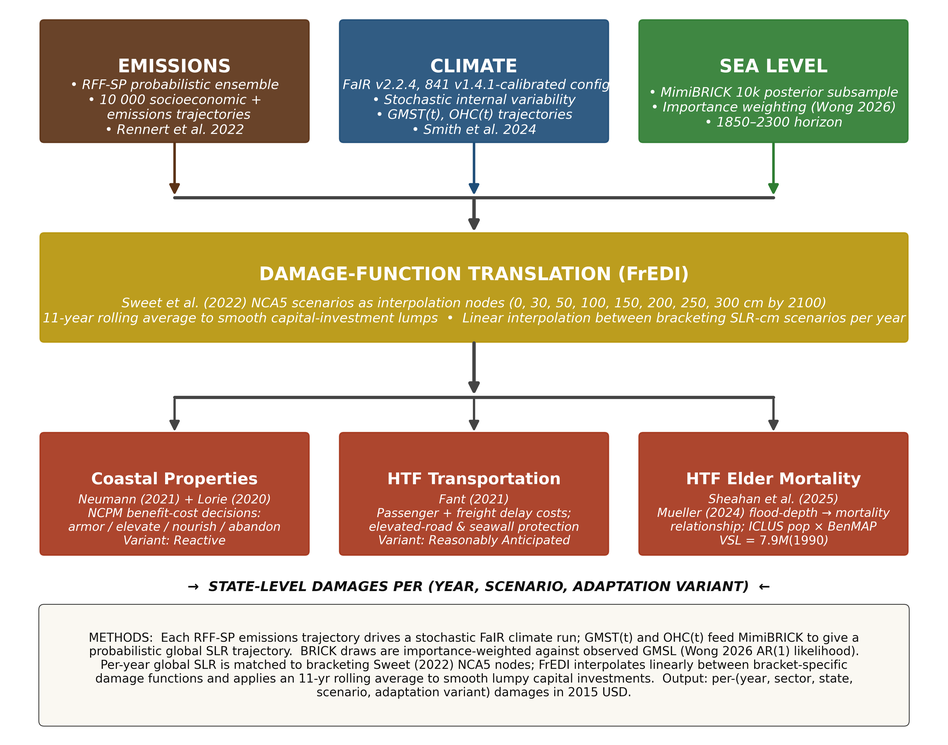
#> input picture outputs/poster/pipeline_stages.png, 948 x 745 px, shrunk from 3462 x 2720 before the run; the run also reads 2 pictures not shown here
$ python layout_mockup.py
#> lines starting #> are read from the running program, lines starting #| are printed output that depends on the picture
"""
layout_mockup.py
================

Builds half-scale wireframe mockups of the AGU Chapman SLR poster, composing
the real panel PNGs into the planned grid so the layout can be reviewed as a
whole. The mockup is a review aid; IEc produces the final print-ready poster.

Two sizes are emitted:
  outputs/poster/layout_mockup.{png,pdf}        — 46" wide × 46" high (square)
  outputs/poster/layout_mockup_42in.{png,pdf}   — 46" wide × 42" high
      (height cap for some print-on-demand sites; shorter title band, panel
       block reflowed proportionally to fit.)

Panel D carries a small inset showing the TOTAL pulse-SLR response trajectory
(cm per GtCO₂, median + 5–95% band, x starting at the 2030 pulse year), built
by pulse_slr_response_inset.py, overlaid on the pulse-SLR H-S decomposition.

Panels with no image yet fall back to a labeled placeholder box.
"""
from pathlib import Path
import textwrap
import matplotlib
matplotlib.use("Agg")
import matplotlib.pyplot as plt
from matplotlib.patches import Rectangle, FancyBboxPatch
import matplotlib.image as mpimg

# Embed fonts as TrueType (type 42) in PDF/PS output so a print service can't
# substitute glyphs — required for a press-ready PDF.
matplotlib.rcParams["pdf.fonttype"] = 42
matplotlib.rcParams["ps.fonttype"] = 42

ROOT = Path(__file__).resolve().parents[3]
OUT = ROOT / "outputs" / "poster"
OUT.mkdir(parents=True, exist_ok=True)

# Font/linewidth scale. The review wireframe renders the 46"-wide poster at a
# half-scale figure (figsize=23), so a point size P appears at 2P relative to
# the poster. The print master renders at TRUE size (figsize=46), so the SAME
# point size appears half as large. _FONT_SCALE compensates: build() sets it to
# 2.0 in print_mode and 1.0 for review, and every literal font size / linewidth
# is routed through _f(). Result: the print master is a faithful 2× of the
# approved review (identical geometry + text wrapping, physically 2× larger).
_FONT_SCALE = 1.0


def _f(pts):
    """Scale a point size (or linewidth) by the active _FONT_SCALE."""
    return pts * _FONT_SCALE

# Panel inventory — image path (or None for text-box placeholder).
PANELS = {
    "pipeline":              ROOT / "outputs/poster/pipeline_stages.png",
    "slr_band":              ROOT / "outputs/poster/slr_band.png",
    # Group-Sobol H-S decomposition (normalized; emissions/climate/BRICK/
    # interactions/tipping/internal), the canonical Panels C & D (replaced the
    # old TreeSHAP-era hawkins_sutton_slr_4way composites).
    "hs_decomp":             ROOT / "outputs/poster/C_total_slr_hawkins_sutton.png",
    "pulse_response":        ROOT / "outputs/poster/D_pulse_slr_hawkins_sutton.png",
    # Total pulse-SLR response trajectory (cm/GtCO₂), overlaid as a Panel-D inset.
    "pulse_inset":           ROOT / "outputs/poster/E_pulse_slr_response_inset.png",
    "sweet_scenarios":       ROOT / "outputs/poster/sweet_scenarios.png",
    "lorie_panel":           ROOT / "outputs/poster/lorie_panel.png",
    "coastal_map":           ROOT / "outputs/plots/fredi_state_damages_2100.png",
    "sheahan_table":         ROOT / "outputs/poster/sheahan_table.png",
    "htf_table":             ROOT / "outputs/poster/htf_transport_table.png",
}

EDGE = "#1F4E79"

# Native (46"-tall) vertical layout anchors. The 42" build reflows the panel
# block through Y()/Hs() below; x-coordinates and widths are identical in both.
NATIVE_H = 46.0
TOP_MARGIN = 0.5          # gap between header band and top border
GAP_BELOW_HEADER = 0.5    # gap between header band and the top panel row
PANEL_BOT = 0.5           # bottom of the lowest panel row
NATIVE_TITLE_H = 5.0
# Native panel block spans [PANEL_BOT, NATIVE_PANEL_TOP].
NATIVE_PANEL_TOP = NATIVE_H - TOP_MARGIN - NATIVE_TITLE_H - GAP_BELOW_HEADER  # = 40.0
NATIVE_SPAN = NATIVE_PANEL_TOP - PANEL_BOT                                    # = 39.5


def draw_panel(ax, x, y, w, h, label, image_path=None, placeholder_text=None,
               caption=None, label_font=8, caption_font=7,
               caption_wrap=None):
    """Render a labeled panel with image thumbnail or placeholder text.

    Coordinates: natural orientation. (x, y) is the BOTTOM-LEFT corner of
    the panel; w extends right, h extends up. Optional `caption_wrap` (int)
    wraps the caption text to that column width (chars).  If `caption_wrap`
    is omitted, the caption auto-fills the panel width using an approximate
    char-width-per-inch heuristic.

    Returns (img_x, img_y, img_w, img_h): the image sub-rectangle, so callers
    can overlay an inset.
    """
#> called with x = 0.5, y = 24, w = 13, h = 16, label = 'A. PIPELINE', label_font = 8, caption_font = 7
    rect = Rectangle((x, y), w, h, linewidth=_f(1.5),
                     edgecolor=EDGE, facecolor="#F8F8F8", zorder=1)
    ax.add_patch(rect)

    # Panel label (top)
    ax.text(x + 0.3, y + h - 0.3, label, fontsize=_f(label_font), fontweight="bold",
            color=EDGE, va="top", ha="left", zorder=5)

    # Caption (bottom) — wrap to fill the panel width at the caption font.
    cap_room = 0.0
    if caption is not None:
        if caption_wrap is None:
            # ~8.6 chars/inch of panel width: tuned so single-clause caption
            # lines (e.g. Panel F "Right: …", Panel G final sentence) fill the
            # box rather than wrapping early. Bumped from 7.5 (2026-05-30).
            caption_wrap = max(20, int((w - 0.3) * 8.6))
        paras = caption.split("\n") if "\n" in caption else [caption]
        cap_txt = "\n".join(textwrap.fill(p, width=caption_wrap) for p in paras)
        n_lines = cap_txt.count("\n") + 1
        cap_room = 0.45 + 0.16 * n_lines
        ax.text(x + w / 2, y + 0.18, cap_txt,
                ha="center", va="bottom", fontsize=_f(caption_font),
                color="#444", style="italic", zorder=5)

    label_room = 0.7

    img_x = x + 0.3
    img_w = w - 0.6
    img_y = y + cap_room
    img_h = h - cap_room - label_room

    # Image
    if image_path is not None and image_path.exists():
        try:
            img = mpimg.imread(image_path)
#> img is the input picture: shape (745, 948, 4) float32; mean R, G, B, A 0.805, 0.748, 0.66, 1
            ax.imshow(img, extent=[img_x, img_x + img_w, img_y, img_y + img_h],
                      aspect="auto", zorder=3, origin="upper")
        except Exception as e:
            ax.text(x + w / 2, y + h / 2, f"[image: {image_path.name}]\n{e}",
                    ha="center", va="center", fontsize=_f(7), color="#888")

    # Placeholder text instead of image
    if placeholder_text is not None:
        bg = FancyBboxPatch((x + 0.4, y + max(cap_room, 0.2)),
                            w - 0.8, h - max(cap_room, 0.2) - label_room,
                            boxstyle="round,pad=0.05,rounding_size=0.05",
                            facecolor="#FFFEF0", edgecolor="#CCCCCC",
                            linewidth=_f(0.6), zorder=3)
        ax.add_patch(bg)
        ax.text(x + w / 2,
                y + (h - cap_room - label_room) / 2 + cap_room,
                placeholder_text,
                ha="center", va="center", fontsize=_f(9), color="#444",
                style="italic", zorder=4, wrap=True)

    return img_x, img_y, img_w, img_h


# [23 lines left out: function overlay_inset, not called in this run]


def build(total_h, title_h, out_stem, wireframe_label, compact_header=False,
          print_mode=False):
    """Render one poster mockup at the given height. Width is always 46".

    print_mode=True produces a press-ready master rather than a review
    wireframe: the figure is rendered at TRUE full size (46 × total_h inches)
    so the exported PDF measures exactly that on paper; the axes fill the whole
    canvas (no surrounding whitespace, no bbox_inches="tight" which would change
    the trim size); the "WIREFRAME … draft" banner is suppressed; PNG is 300 DPI.
    """
    # Print master renders at true size (figsize 46), so point sizes appear
    # half as large as in the half-scale review (figsize 23). Scale fonts ×2 so
    # the print master is a faithful 2× of the approved review.
    global _FONT_SCALE
    _FONT_SCALE = 2.0 if print_mode else 1.0

    # Vertical reflow: map native panel-block y -> this build's y.
    panel_top = total_h - TOP_MARGIN - title_h - GAP_BELOW_HEADER
    scale_y = (panel_top - PANEL_BOT) / NATIVE_SPAN

    def Y(y):
        return PANEL_BOT + (y - PANEL_BOT) * scale_y

    def Hs(h):
        return h * scale_y

    if print_mode:
        # Full physical size; axes span the entire figure so output trim = 46×H".
        fig = plt.figure(figsize=(46.0, total_h))
        ax = fig.add_axes([0, 0, 1, 1])
    else:
        fig, ax = plt.subplots(figsize=(23, total_h / 2.0))  # half-scale review
    ax.set_xlim(0, 46)
    ax.set_ylim(0, total_h)
    ax.set_aspect("equal")
    ax.axis("off")

    ax.add_patch(Rectangle((0, 0), 46, total_h, fill=False, edgecolor=EDGE,
                           linewidth=_f(2.0)))

    # ============================================================== HEADER
    tx, tw = 0.5, 45
    ty = total_h - TOP_MARGIN - title_h
    th = title_h
    ax.add_patch(Rectangle((tx, ty), tw, th, linewidth=_f(1.5),
                           edgecolor=EDGE, facecolor="#F8F8F8", zorder=1))
    if compact_header:
        # Shorter band: title + subtitle on tighter lines, authors+affil merged,
        # smaller fonts. Designed to fit ~2.8" while staying legible at print.
        fs_title, fs_sub, fs_auth, fs_fine = _f(17), _f(12), _f(9.5), _f(7.5)
        ax.text(tx + tw / 2, ty + th - 0.55, "Some Assembly Required:",
                ha="center", va="top", fontsize=fs_title, fontweight="bold",
                color=EDGE, zorder=5)
        ax.text(tx + tw / 2, ty + th - 1.45,
                "Simplified Damage Functions for Probabilistic Coastal Impact Estimation Using FrEDI",
                ha="center", va="top", fontsize=fs_sub, fontweight="bold",
                color=EDGE, zorder=5)
        ax.text(tx + tw / 2, ty + th - 2.25,
                "Marcus C. Sarofim¹  •  James E. Neumann²  •  Megan B. Sheahan²    "
                "(¹NYU Marron Institute  •  ²Industrial Economics, Inc.)",
                ha="center", va="top", fontsize=fs_auth, color="#333", zorder=5)
        ax.text(tx + 0.4, ty + 0.22, "Funding: Wellcome Trust 227149/Z/23/Z",
                ha="left", va="bottom", fontsize=fs_fine, color="#666", zorder=5)
        ax.text(tx + tw - 0.4, ty + 0.62,
                "Code: github.com/msarofim/SLR-RFF-BRICK  ·  Data: doi.org/10.5281/zenodo.20451296",
                ha="right", va="bottom", fontsize=fs_fine, color="#666", zorder=5)
        ax.text(tx + tw - 0.4, ty + 0.22,
                "Read more:  thesaraphreport.substack.com",
                ha="right", va="bottom", fontsize=fs_fine, color="#666", zorder=5)
    else:
        ax.text(tx + tw / 2, ty + th - 0.75, "Some Assembly Required:",
                ha="center", va="top", fontsize=_f(19), fontweight="bold",
                color=EDGE, zorder=5)
        ax.text(tx + tw / 2, ty + th - 1.9,
                "Simplified Damage Functions for Probabilistic Coastal Impact Estimation Using FrEDI",
                ha="center", va="top", fontsize=_f(15), fontweight="bold",
                color=EDGE, zorder=5)
        ax.text(tx + tw / 2, ty + th - 3.1,
                "Marcus C. Sarofim¹    •    James E. Neumann²    •    Megan B. Sheahan²",
                ha="center", va="top", fontsize=_f(11), color="#333", zorder=5)
        ax.text(tx + tw / 2, ty + th - 3.95,
                "¹NYU Marron Institute of Urban Management    •    ²Industrial Economics, Inc.",
                ha="center", va="top", fontsize=_f(9.5), style="italic", color="#555", zorder=5)
        ax.text(tx + 0.4, ty + 0.28, "Funding: Wellcome Trust 227149/Z/23/Z",
                ha="left", va="bottom", fontsize=_f(8), color="#666", zorder=5)
        ax.text(tx + tw - 0.4, ty + 0.85,
                "Code: github.com/msarofim/SLR-RFF-BRICK  ·  Data: doi.org/10.5281/zenodo.20451296",
                ha="right", va="bottom", fontsize=_f(8), color="#666", zorder=5)
        ax.text(tx + tw - 0.4, ty + 0.28,
                "Read more:  thesaraphreport.substack.com",
                ha="right", va="bottom", fontsize=_f(8), color="#666", zorder=5)

    # ============================================================== UPPER ROW
    # A. Pipeline — tall left column. NO caption: the pipeline graphic
    # itself carries the methods description band along its bottom.
    draw_panel(ax, 0.5, Y(24), 13, Hs(16),
               label="A. PIPELINE",
               image_path=PANELS["pipeline"])

    # B. SLR band — upper middle.
    draw_panel(ax, 14, Y(32.5), 16, Hs(7.5),
               label="B. PROBABILISTIC SLR",
               image_path=PANELS["slr_band"],
               caption="RFF-SP baseline ensemble (N=10,000 LHS), importance-weighted percentiles, 2020–2150.\n"
                       "For reference, IPCC AR6 SSP2-4.5 and SSP3-7.0 median GMSL at 2100 (Table 9.9, rebaselined to NOAA STAR rel 2000) are shown as diamond markers.  RFF-SP median emissions lie somewhere between SSP2-4.5 and SSP3-7.0.")
#> call 2 of draw_panel, with x = 14, y = 32.5, w = 16, h = 7.5, label = 'B. PROBABILISTIC SLR', label_font = 8, caption_font = 7
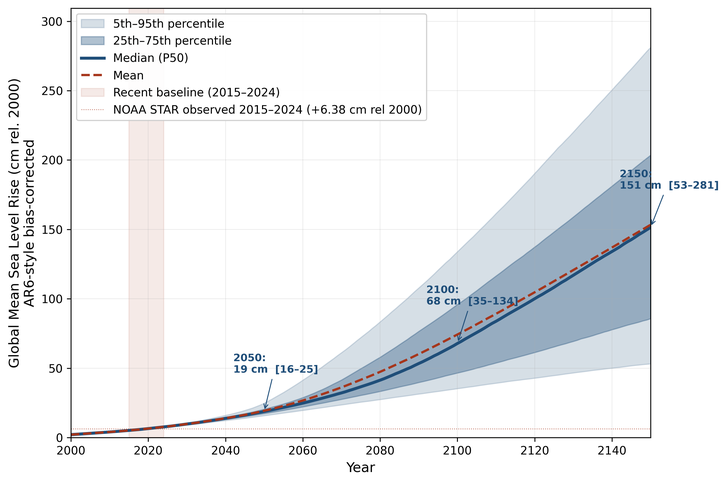
#> input picture outputs/poster/slr_band.png, 727 x 483 px, shrunk from 2655 x 1764 before the run
#> in draw_panel, img is the input picture: shape (483, 727, 4) float32; mean R, G, B, A 0.926, 0.933, 0.942, 1

    # C. Total-SLR decomposition — upper right.
    draw_panel(ax, 30.5, Y(32.5), 15, Hs(7.5),
               label="C. TOTAL SLR — sources of uncertainty",
               image_path=PANELS["hs_decomp"],
               caption="Hawkins-Sutton 4-way decomposition of total-SLR variance, importance-weighted factorial design over 400 RFF-SP emissions paths, 15 climate calibrations per path, 3 FaIR stochastic seeds, and 3 BRICK posterior samples (N=54,000).  Stacked variance fractions over 2020–2150.\n"
                       "Conceptual companion to Darnell et al. 2025 (Nat Clim Change), who decompose total-SLR uncertainty across emissions vs geophysical sources at the multi-century horizon.")
#> call 3 of draw_panel, with x = 30.5, y = 32.5, w = 15, h = 7.5, label = 'C. TOTAL SLR — sources of uncertainty', label_font = 8, caption_font = 7
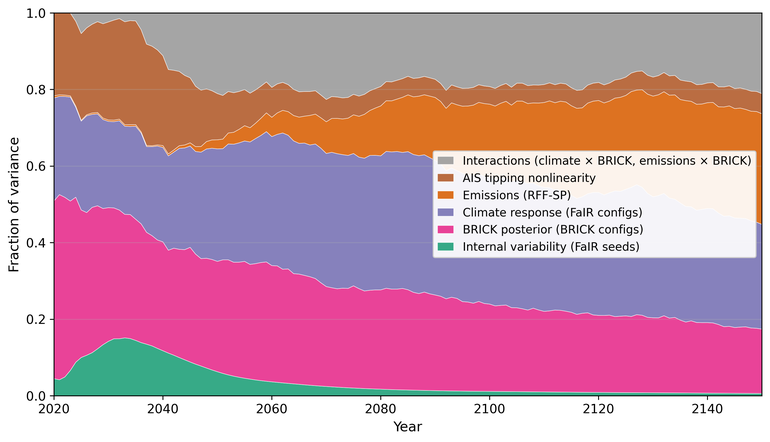
#> input picture outputs/poster/C_total_slr_hawkins_sutton.png, 770 x 442 px, shrunk from 2814 x 1613 before the run
#> in draw_panel, img is the input picture: shape (442, 770, 4) float32; mean R, G, B, A 0.775, 0.601, 0.671, 1

    # D. Pulse SLR — side-by-side: total-response trajectory (left) + H-S
    # decomposition (right). Side-by-side (not an inset) so the H-S legend is
    # never occluded. The two sub-panels split the 15-wide D slot.
    draw_panel(ax, 30.5, Y(24), 7.2, Hs(8),
               label="D. PULSE SLR RESPONSE",
               image_path=PANELS["pulse_inset"],
               caption="Total pulse-marginal SLR — median + 5–95% band, ΔSLR per GtCO₂, from the 0.01-GtC small-pulse arm (SC-GHG-relevant linear regime, pulse-size invariant). No ensemble mean (corrupted by a few AIS-tipped draws).")
#> call 4 of draw_panel, with x = 30.5, y = 24, w = 7.2, h = 8, label = 'D. PULSE SLR RESPONSE', label_font = 8, caption_font = 7
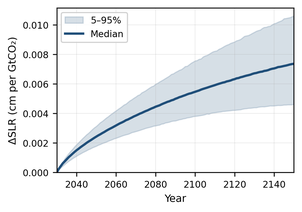
#> input picture outputs/poster/E_pulse_slr_response_inset.png, 302 x 212 px, shrunk from 1104 x 776 before the run
#> in draw_panel, img is the input picture: shape (212, 302, 4) float32; mean R, G, B, A 0.93, 0.938, 0.944, 1
    draw_panel(ax, 38.3, Y(24), 7.2, Hs(8),
               label="D′. PULSE SLR — sources of uncertainty",
               image_path=PANELS["pulse_response"],
               caption="Paired BRICK runs on the same factorial design as Panel C (1 GtCO₂ pulse at 2030); stacked variance fractions of the pulse-marginal ΔSLR.")
#> (the rest of the program and of its run is left out)
